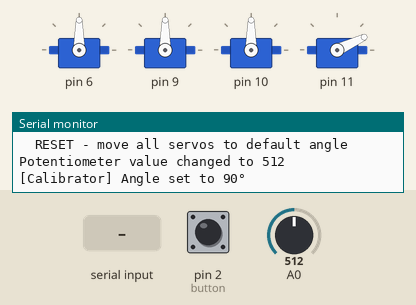
Simulated run of this program. Board: Arduino Uno, built with avr-gcc and run on an emulated ATmega328P. Shown: 4 × servo, the last lines printed to the serial monitor. The test bench sets the inputs (shaded band); at power-on: pin 2 (button) LOW, A0 = 512.

Above: at 1.8 s.
1.9 s: pin 2 (button) pulled HIGH for 0.15 s
3.5 s: A0 set to 716
At 4.6 s:
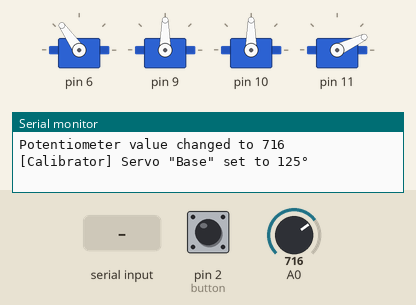
5.0 s: A0 set to 900
At 5.8 s:
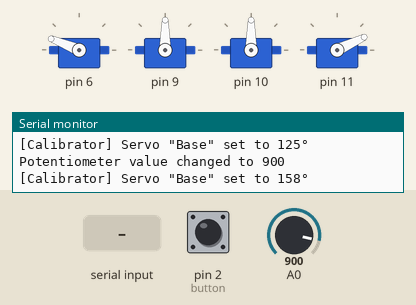
6.5 s: A0 set to 1023
At 7.0 s:
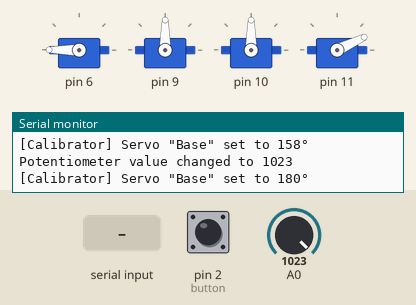
8.0 s: A0 set to 306
At 9.2 s:
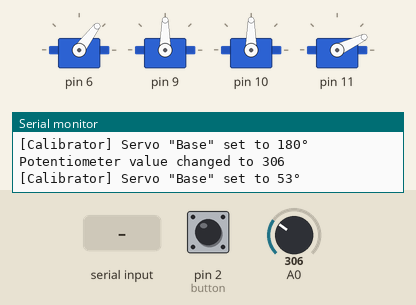
9.5 s: "RESET\n" received over Serial
At 10.6 s:
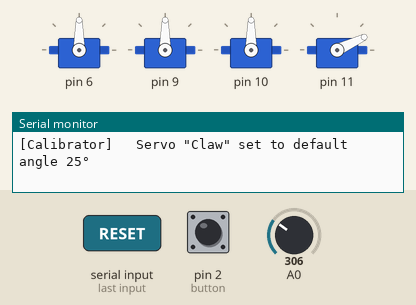
Timing chart, 0 to 12.0 s (numbered marks = the images above; inputs shaded):
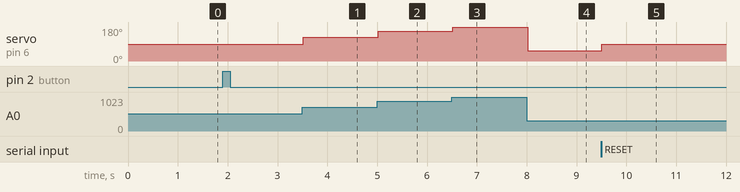

The program:

main.cpp
```cpp
#include <Arduino.h>

#include "Button.h"
#include "Calibrator.h"
#include "Potentiometer.h"

Button button(2);
Calibrator calibrator;
Potentiometer potentiometer(A0);

// readSerial helpers.
const size_t readSerialBufferSize = 16; // Should be large enough to accommodate a command.
char readSerialBuffer[readSerialBufferSize];
size_t readSerialBufferIndex = 0;

char *readSerial();

void setup()
{
  Serial.begin(9600);

  Serial.println("Setting up...");
  Serial.println();

  calibrator.attachServo(6, "Base", 90);
  calibrator.attachServo(9, "Shoulder", 90);
  calibrator.attachServo(10, "Elbow", 90);
  calibrator.attachServo(11, "Claw", 25);

  Serial.println("Setup complete");
  Serial.println();
  Serial.println("Click the button to select one of the attached servos.");
  Serial.println("Turn the potentiometer to move the selected servo.");
  Serial.println();
  Serial.println("Serial commands supported:");
  Serial.println("  <servo> <angle> - move a servo to an angle (from 0 to 180), for example:");
  Serial.println("    Base 10");
  Serial.println("    Shoulder 20");
  Serial.println("    Elbow 30");
  Serial.println("    Claw 45");
  Serial.println("  RESET - move all servos to default angle");
  Serial.println();
}

void loop()
{
  // React to Serial input.
  char *input = readSerial();

  if (input != nullptr)
  {
    Serial.print("< ");
    Serial.println(input);

    if (strcmp(input, "RESET") == 0)
    {
      calibrator.resetServos();
    }
    else
    {
      char name[16]; // Should be large enough to accommodate the servo name.
      int angle;

      if (sscanf(input, "%s %d", name, &angle) == 2)
      {
        calibrator.setAngle(name, angle);
      }
      else
      {
        Serial.println("Unknown command");
      }
    }

    Serial.println();
  }

  // React to button clicks.
  if (button.wasClicked())
  {
    Serial.println("Button clicked");

    calibrator.cycleServo();

    Serial.println();
  }

  // React to potentiometer changes.
  if (potentiometer.wasChanged())
  {
    int value = potentiometer.getValue();

    Serial.print("Potentiometer value changed to ");
    Serial.println(value);

    // The potentiometer value (from 0 to 1023) is mapped to an angle (from 0 to 180) supported by the Servo library.
    calibrator.setAngle(map(value, 0, 1023, 0, 180));

    Serial.println();
  }
}

/**
 * Reads characters from the serial input, ignoring leading and trimming trailing spaces. The function returns a
 * null-terminated string of characters received up to the first newline character ('\n'). If no data is available or
 * the input buffer is empty, it returns a null pointer.
 */
char *readSerial()
{
  while (Serial.available())
  {
    char inputChar = Serial.read();

    // Ignore leading spaces.
    if (readSerialBufferIndex == 0 && isspace(inputChar))
    {
      continue;
    }

    Serial.print(inputChar);

    // Exit when a new line is received.
    if (inputChar == '\n')
    {
      // Trim trailing spaces.
      while (readSerialBufferIndex > 0 && isspace(readSerialBuffer[readSerialBufferIndex - 1]))
      {
        readSerialBufferIndex--;
      }

      // Null-terminate the buffer and reset the index.
      readSerialBuffer[readSerialBufferIndex] = '\0';
      readSerialBufferIndex = 0;

      return readSerialBuffer;
    }

    if (readSerialBufferIndex < readSerialBufferSize - 1)
    {
      readSerialBuffer[readSerialBufferIndex++] = inputChar;
    }
  }

  return nullptr;
}
```

Button.cpp
```cpp
#include "Button.h"

Button::Button(int pin) : pin(pin)
{
  pinMode(this->pin, INPUT);
}

void Button::setDebounceDelay(int debounceDelay)
{
  this->debounceDelay = debounceDelay;
}

bool Button::wasClicked()
{
  this->read();

  if (this->clicked)
  {
    this->clicked = false;

    return true;
  }

  return false;
}

void Button::read()
{
  bool currentReading = digitalRead(this->pin);
  unsigned long currentMillis = millis();

  if (currentReading != this->lastReading)
  {
    this->lastReadingChangeMillis = currentMillis;
  }

  if (currentMillis > (this->lastReadingChangeMillis + this->debounceDelay) &&
      currentReading != this->lastStableState)
  {
    this->lastStableState = currentReading;

    if (this->lastStableState == HIGH)
    {
      this->clicked = true;
    }
  }

  this->lastReading = currentReading;
}
```

Button.h
```cpp
#ifndef BUTTON_H
#define BUTTON_H

#include <Arduino.h>

class Button
{
public:
  Button(int);
  void setDebounceDelay(int);
  bool wasClicked();

private:
  int pin;
  int debounceDelay = 50; // ms

  bool lastReading = LOW;
  unsigned long lastReadingChangeMillis = 0;
  bool lastStableState = LOW;
  bool clicked = false;

  void read();
};

#endif
```

Calibrator.cpp
```cpp
#include "Calibrator.h"

Calibrator::~Calibrator()
{
  while (this->headNode != nullptr)
  {
    ServoNode *tempNode = this->headNode;
    this->headNode = tempNode->next;
    delete tempNode;
  }
}

void Calibrator::attachServo(int pin, const char *name, int defaultAngle)
{
  ServoNode *tempNode = this->headNode;

  while (tempNode != nullptr)
  {
    if (tempNode->pin == pin)
    {
      Serial.print("[Calibrator] ERROR: Servo \"");
      Serial.print(tempNode->name);
      Serial.print("\" is already attached to pin ");
      Serial.print(tempNode->pin);
      Serial.println("!");

      return;
    }

    if (strcmp(tempNode->name, name) == 0)
    {
      Serial.print("[Calibrator] ERROR: Servo named \"");
      Serial.print(tempNode->name);
      Serial.println("\" is already attached!");

      return;
    }

    tempNode = tempNode->next;
  }

  if (defaultAngle < 0 || defaultAngle > 180)
  {
    Serial.print("[Calibrator] ERROR: Invalid default angle ");
    Serial.print(defaultAngle);
    Serial.print("° for servo \"");
    Serial.print(name);
    Serial.println("\"!");

    return;
  }

  ServoNode *newNode = new ServoNode(pin, name, defaultAngle);

  if (this->headNode == nullptr)
  {
    this->headNode = newNode;
  }
  else
  {
    ServoNode *lastNode = this->headNode;

    while (lastNode->next != nullptr)
    {
      lastNode = lastNode->next;
    }

    lastNode->next = newNode;
  }

  this->nodesCount++;

  Serial.print("[Calibrator] Servo \"");
  Serial.print(newNode->name);
  Serial.print("\" is attached to pin ");
  Serial.print(newNode->pin);
  Serial.print(" with a default angle of ");
  Serial.print(newNode->defaultAngle);
  Serial.println("°");
}

void Calibrator::cycleServo()
{
  if (this->nodesCount == 0)
  {
    Serial.println("[Calibrator] ERROR: No servos are attached to cycle through!");

    return;
  }

  this->currentNode = (this->currentNode == nullptr) ? this->headNode : this->currentNode->next;

  // Report disengaged state if all servos are cycled through.
  if (this->currentNode == nullptr)
  {
    Serial.println("[Calibrator] Servos disengaged");

    return;
  }

  Serial.print("[Calibrator] Servo \"");
  Serial.print(this->currentNode->name);
  Serial.print("\" attached to pin ");
  Serial.print(this->currentNode->pin);
  Serial.println(" engaged");
}

void Calibrator::setAngle(int angle)
{
  if (angle < 0 || angle > 180)
  {
    Serial.print("[Calibrator] ERROR: Invalid angle ");
    Serial.print(angle);
    Serial.println("°!");

    return;
  }

  if (this->currentNode == nullptr)
  {
    Serial.print("[Calibrator] Angle set to ");
    Serial.print(angle);
    Serial.println("°");

    return;
  }

  this->currentNode->servo.write(angle);

  Serial.print("[Calibrator] Servo \"");
  Serial.print(this->currentNode->name);
  Serial.print("\" set to ");
  Serial.print(angle);
  Serial.println("°");
}

void Calibrator::setAngle(const char *name, int angle)
{
  if (angle < 0 || angle > 180)
  {
    Serial.print("[Calibrator] ERROR: Invalid angle ");
    Serial.print(angle);
    Serial.println("°!");

    return;
  }

  ServoNode *tempNode = this->headNode;

  while (tempNode != nullptr)
  {
    if (strcmp(tempNode->name, name) == 0)
    {
      tempNode->servo.write(angle);

      Serial.print("[Calibrator] Servo \"");
      Serial.print(tempNode->name);
      Serial.print("\" set to ");
      Serial.print(angle);
      Serial.println("°");

      return;
    }

    tempNode = tempNode->next;
  }

  Serial.print("[Calibrator] ERROR: Servo named \"");
  Serial.print(name);
  Serial.println("\" not found!");
}

void Calibrator::resetServos()
{
  Serial.println("[Calibrator] Resetting servos to default angles...");

  ServoNode *tempNode = this->headNode;

  while (tempNode != nullptr)
  {
    tempNode->servo.write(tempNode->defaultAngle);

    Serial.print("[Calibrator]   Servo \"");
    Serial.print(tempNode->name);
    Serial.print("\" set to default angle ");
    Serial.print(tempNode->defaultAngle);
    Serial.println("°");

    tempNode = tempNode->next;
  }
}

Calibrator::ServoNode::ServoNode(int pin, const char *name, int defaultAngle)
    : pin(pin), defaultAngle(defaultAngle), next(nullptr)
{
  this->name = new char[strlen(name) + 1];
  strcpy(this->name, name);

  // Set the initial angle before attaching the servo; otherwise, it will move to 90 degrees by default when attached
  // (implemented in the Servo library).
  this->servo.write(defaultAngle);
  this->servo.attach(this->pin);
}

Calibrator::ServoNode::~ServoNode()
{
  delete[] this->name;
  servo.detach();
}
```

Calibrator.h
```cpp
#ifndef CALIBRATOR_H
#define CALIBRATOR_H

#include <Arduino.h>
#include <Servo.h>

class Calibrator
{
public:
  ~Calibrator();

  void attachServo(int, const char *, int);
  void cycleServo();
  void setAngle(int);
  void setAngle(const char *, int);
  void resetServos();

private:
  struct ServoNode
  {
    int pin;
    char *name;
    int defaultAngle;

    Servo servo;
    ServoNode *next;

    ServoNode(int, const char *, int);
    ~ServoNode();
  };

  ServoNode *headNode = nullptr;
  ServoNode *currentNode = nullptr;
  int nodesCount = 0;
};

#endif
```

Potentiometer.cpp
```cpp
#include "Potentiometer.h"

Potentiometer::Potentiometer(int pin) : pin(pin)
{
  pinMode(this->pin, INPUT);

  // Initialize with the current reading to avoid unnecessary change triggers.
  this->lastReading = analogRead(this->pin);
  this->lastStableValue = this->lastReading;
}

void Potentiometer::setReadingDeviation(int readingDeviation)
{
  this->readingDeviation = readingDeviation;
}

void Potentiometer::setDebounceDelay(int debounceDelay)
{
  this->debounceDelay = debounceDelay;
}

bool Potentiometer::wasChanged()
{
  this->read();

  if (this->changed)
  {
    this->changed = false;

    return true;
  }

  return false;
}

int Potentiometer::getValue()
{
  return this->lastStableValue;
}

void Potentiometer::read()
{
  int currentReading = analogRead(this->pin);
  unsigned long currentMillis = millis();

  if (abs(currentReading - this->lastReading) >= this->readingDeviation)
  {
    this->lastReadingChangeMillis = currentMillis;
  }

  if (currentMillis > (this->lastReadingChangeMillis + this->debounceDelay) &&
      abs(currentReading - this->lastStableValue) >= this->readingDeviation)
  {
    this->lastStableValue = currentReading;
    this->changed = true;
  }

  this->lastReading = currentReading;
}
```

Potentiometer.h
```cpp
#ifndef POTENTIOMETER_H
#define POTENTIOMETER_H

#include <Arduino.h>

class Potentiometer
{
public:
  Potentiometer(int);
  void setReadingDeviation(int);
  void setDebounceDelay(int);
  bool wasChanged();
  int getValue();

private:
  int pin;
  /*
   * Set the default reading deviation to 5. This means the servo will only respond to analog readings that change by
   * more than 5 units from the previous value, preventing unnecessary adjustments caused by small fluctuations in the
   * analog input. Since we map the 0-1023 analog readings to 0-180 degrees, this corresponds to about 1 degree of
   * servo movement per 5-6 units of analog input change.
   */
  int readingDeviation = 5;
  int debounceDelay = 20; // ms

  int lastReading;
  unsigned long lastReadingChangeMillis = 0;
  int lastStableValue;
  bool changed = false;

  void read();
};

#endif
```

Measured:
- after the input at 3.5 s, servo on pin 6: 90° → 125° at once
- after the input at 5.0 s, servo on pin 6: 125° → 158° at once
- after the input at 6.5 s, servo on pin 6: 158° → 180° at once
- after the input at 8.0 s, servo on pin 6: 180° → 53° at once
- after the input at 9.5 s, servo on pin 6: 53° → 90° at once
